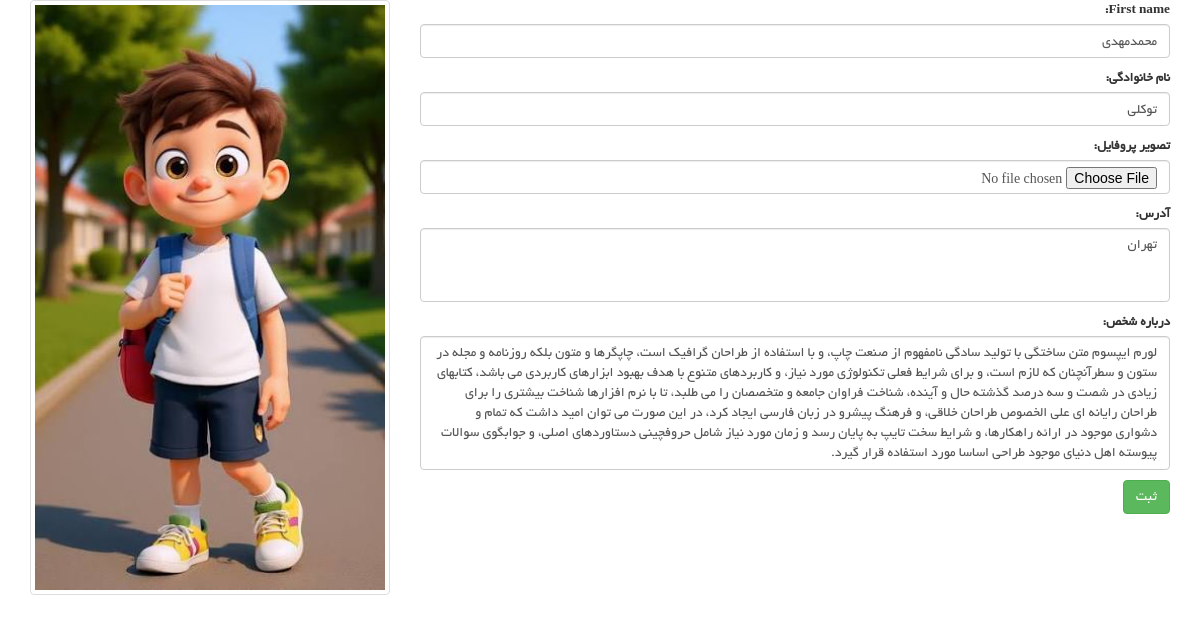
/user/edit-profile (signed in), run on the app's committed database.
### account_module/models.py (models this page shows, shortened)
class User(AbstractUser):
    avatar = models.ImageField(upload_to='images/profile', verbose_name='تصویر آواتار', null=True, blank=True)
    email_active_code = models.CharField(max_length=100, verbose_name='کد فعالسازی ایمیل')
    about_user = models.TextField(null=True, blank=True, verbose_name='درباره شخص')
    address = models.TextField(null=True, blank=True, verbose_name='آدرس')
    class Meta:
        verbose_name = 'کاربر'
        verbose_name_plural = 'کاربران'

### user_panel_module/views.py (the view, shortened to what this page needs)
# urls.py: path('edit-profile', views.EditUserProfilePage.as_view(), name='edit_profile_page'),
@method_decorator(login_required, name='dispatch')
class EditUserProfilePage(View):
    def get(self, request: HttpRequest):
        current_user = User.objects.filter(id=request.user.id).first()
        edit_form = EditProfileModelForm(instance=current_user)
        context = {
            'form': edit_form,
            'current_user': current_user
        }
        return render(request, 'user_panel_module/edit_profile_page.html', context)

### user_panel_module/forms.py
class EditProfileModelForm(forms.ModelForm):
    class Meta:
        model = User
        fields = ['first_name', 'last_name', 'avatar', 'address', 'about_user']
        widgets = {
            'first_name': forms.TextInput(attrs={
                'class': 'form-control',
            }),
            'last_name': forms.TextInput(attrs={
                'class': 'form-control',
            }),
            'avatar': forms.FileInput(attrs={
                'class': 'form-control',
            }),
            'address': forms.Textarea(attrs={
                'class': 'form-control',
                'rows': 3
            }),
            'about_user': forms.Textarea(attrs={
                'class': 'form-control',
                'rows': 6
            })
        }
        labels = {
            'full_name': 'نام',
            'last_name': 'نام خانوادگی',
            'avatar': 'تصویر پروفایل',
            'address': 'آدرس',
            'about_user': 'درباره شخص'
        }

### user_panel_module/templates/user_panel_module/edit_profile_page.html (shortened to what this page needs)
{% extends 'shared/_layout.html' %}
{% load render_partial %}
{% block content %}
    <div class="container">
        <div class="row">
            <div class="col-md-4">
                {% if current_user.avatar %}
                    <a class="thumbnail">
                        <img style="width: 100%" src="{{ current_user.avatar.url }}" alt="">
                    </a>
                {% endif %}
            </div>
            <div class="col-md-8">
                <form enctype="multipart/form-data" action="{% url 'edit_profile_page' %}" method="post">
                    {{ form.as_p }}
                    <button type="submit" class="btn btn-success">ثبت</button>
                </form>
            </div>
        </div>
    </div>
{% endblock %}

### static/css/main.css (style rules this page uses)
body { font-family: 'BYekan'; font-size: 10pt; position: relative; font-weight: normal; direction: rtl; }
a { -webkit-transition: 300ms; -moz-transition: 300ms; -o-transition: 300ms; transition: 300ms; }
.chose_area input, select, textarea { background: #F0F0E9; border:0; color: #696763; padding: 6px; width: 100%; border-radius: 0; resize: none }

### data on the page
User: avatar (picture), first_name "محمدمهدی", last_name "توکلی", address "تهران", about_user "لورم ایپسوم متن ساختگی با تولید سادگی نامفهوم از صنعت چاپ، و با استفاده از طراحان گرافیک است، چاپگرها و متون بلکه روزنامه و مجله در ستون و سطرآنچنان که لازم است، و برای شرایط فعلی تکنولوژی مورد نیاز، و کاربردهای متنوع با هدف بهبود ابزارهای کاربردی می باشد، کتابهای زیادی در شصت و سه درصد گذشته حال و آینده، شناخت فراوان جامعه و متخصصان را می طلبد، تا با نرم افزارها شناخت بیشتری را برای طراحان رایانه ای علی الخصوص طراحان خلاقی، و فرهنگ پیشرو در زبان فارسی ایجاد کرد، در این صورت می توان امید داشت که تمام و دشواری موجود در ارائه راهکارها، و شرایط سخت تایپ به پایان رسد و زمان مورد نیاز شامل حروفچینی دستاوردهای اصلی، و جوابگوی سوالات پیوسته اهل دنیای موجود طراحی اساسا مورد استفاده قرار گیرد."
